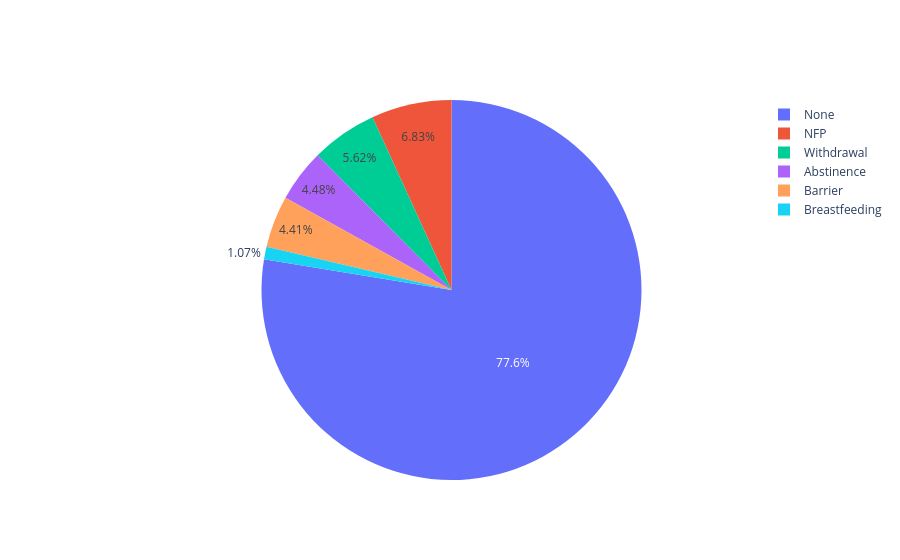

Notebook source saved alongside this figure:
### Markdown cell above
* This pie plot is showing categories of reproductive category.
* This shows that Our data of reproductive category is biased, which has more participants has regular cycle.

### Code cell
import plotly.graph_objects as go
X = significant_columns['Method'].value_counts()
labels = ['None','NFP','Withdrawal','Abstinence','Barrier','Barrier','Breastfeeding','Other']
fig = go.Figure(data=[go.Pie(labels=labels, values=X)])
fig.show()

### Figure 1 — Plotly figure (JSON) as saved in the notebook; plotly's stock layout.template omitted (floating-point values rounded to 4 significant figures)
{"data": [{"labels": ["None", "NFP", "Withdrawal", "Abstinence", "Barrier", "Barrier", "Breastfeeding", "Other"], "type": "pie", "values": [1091, 96, 79, 63, 43, 19, 15]}], "layout": {}}
